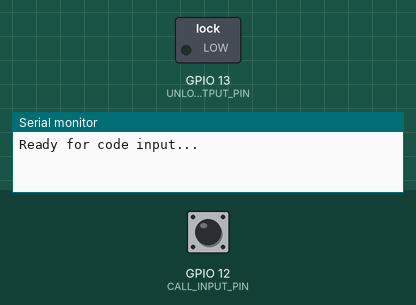
The sketch below on a simulated ESP32. Shown: switched loads named in the sketch (green lamp = pin HIGH), the last lines printed to the serial monitor. The inputs (shaded band) are chosen by the test bench; at power-on: GPIO 12 (CALL_INPUT_PIN) HIGH.

Above: at 2.2 s.
2.3 s: GPIO 12 (CALL_INPUT_PIN) driven LOW
3.9 s: GPIO 12 (CALL_INPUT_PIN) pulsed HIGH 5 times (0.12 s each, 0.3 s apart)
At 5.1 s:
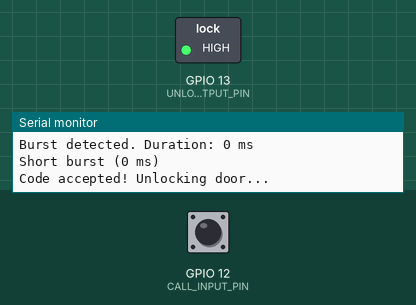
Timing chart, 0 to 7.2 s (numbered marks = the images above; inputs shaded):
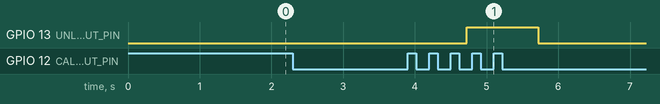

Measured:
- after the input at 3.9 s, GPIO 13 (UNLOCK_OUTPUT_PIN): LOW → HIGH after 0.82 s, → LOW 1.0 s later

The sketch:

intercom_2025_09_03.ino
```cpp
const int CALL_INPUT_PIN = 12;
const int UNLOCK_OUTPUT_PIN = 13;

// --- Unlock code ---
const int CODE_LENGTH = 3;
int unlockCode[CODE_LENGTH] = {0, 0, 0};  // 0=short, 1=long

// --- Variables ---
volatile unsigned long lastPulseTime = 0;
volatile bool burstActive = false;

unsigned long burstStart = 0;
unsigned long burstEnd = 0;
int enteredCode[CODE_LENGTH];
int codeIndex = 0;

// Thresholds
const unsigned long SHORT_BURST_MAX = 400;   // <400 ms = short press
const unsigned long LONG_BURST_MIN  = 700;   // >=700 ms = long press
const unsigned long GAP_TIMEOUT     = 1500;  // reset if pause >1.5s

void IRAM_ATTR onPulse() {
  lastPulseTime = millis();
  if (!burstActive) {
    burstStart = lastPulseTime;
    burstActive = true;
  }
}

void setup() {
  Serial.begin(115200);
  pinMode(UNLOCK_OUTPUT_PIN, OUTPUT);
  digitalWrite(UNLOCK_OUTPUT_PIN, LOW);

  pinMode(CALL_INPUT_PIN, INPUT);
  attachInterrupt(digitalPinToInterrupt(CALL_INPUT_PIN), onPulse, FALLING);
  delay(1000);
  Serial.println("Ready for code input...");
}

void loop() {
  unsigned long now = millis();

  // Check for end of burst
  if (burstActive && (now - lastPulseTime > 100)) {
    burstEnd = lastPulseTime;
    unsigned long burstDuration = burstEnd - burstStart;
    burstActive = false;

    Serial.printf("Burst detected. Duration: %lu ms\n", burstDuration);

    // Classify
    if (burstDuration < SHORT_BURST_MAX) {
      Serial.printf("Short burst (%lu ms)\n", burstDuration);
      enteredCode[codeIndex++] = 0;
    } else if (burstDuration >= LONG_BURST_MIN) {
      Serial.printf("Long burst (%lu ms)\n", burstDuration);
      enteredCode[codeIndex++] = 1;
    } else {
      Serial.printf("Invalid burst (%lu ms)\n", burstDuration);
    }

    // Compare if full code entered
    if (codeIndex == CODE_LENGTH) {
      bool match = true;
      for (int i = 0; i < CODE_LENGTH; i++) {
        if (enteredCode[i] != unlockCode[i]) {
          match = false;
          break;
        }
      }

      if (match) {
        Serial.println("Code accepted! Unlocking door...");
        digitalWrite(UNLOCK_OUTPUT_PIN, HIGH);
        delay(1000);
        digitalWrite(UNLOCK_OUTPUT_PIN, LOW);
      } else {
        Serial.println("Wrong code!");
      }

      codeIndex = 0; // reset for next attempt
    }
  }

  // Reset if too long between bursts
  if (codeIndex > 0 && (now - lastPulseTime > GAP_TIMEOUT)) {
    Serial.println("Timeout, resetting input...");
    codeIndex = 0;
  }
}
```
